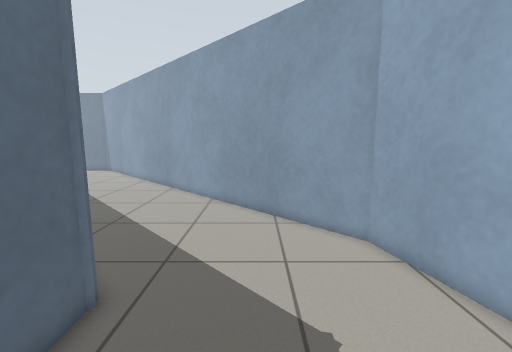
[1] (above)

15 first-person views from a walk through a robot-simulator world made for Gazebo. The camera is 1 m above the floor, tilts 8° down and sees 90° across. The floor is counted in squares, 0.25 m on a side. Each view is taken from the middle of a square. On the plan, view 1 faces up. The plan holds only what a view shows up to about 20 squares ahead; the rest is blank. The place goes on beyond the plan.

[2]
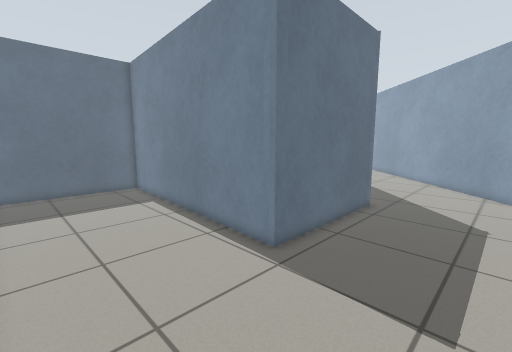

[3]
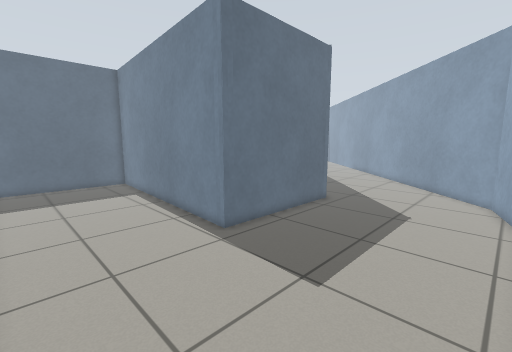

[4]
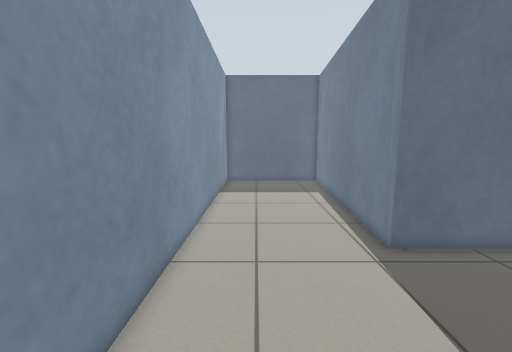

[5]
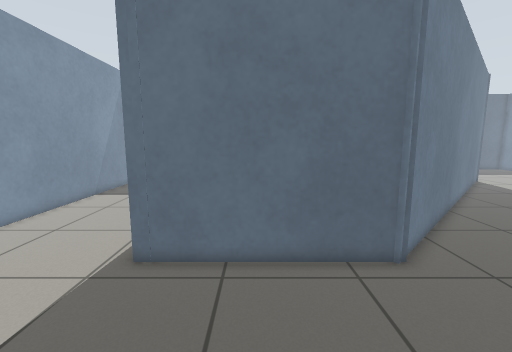

[6]
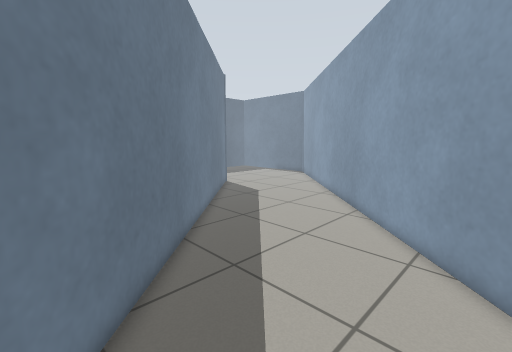

[7]
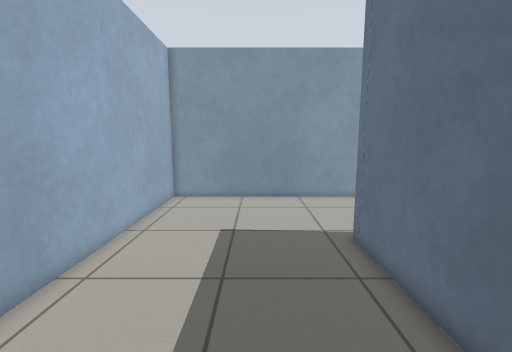

[8]
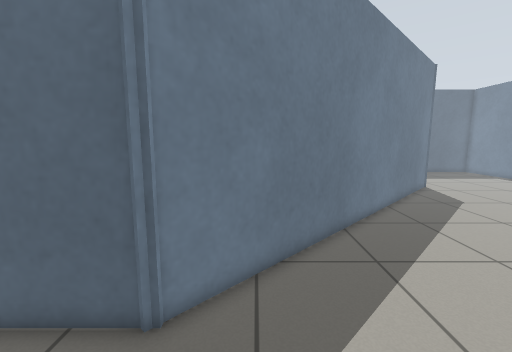

[9]
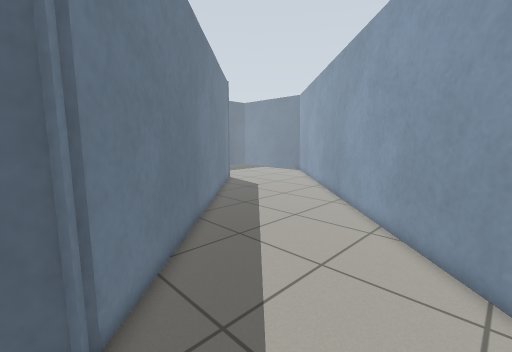

[10]
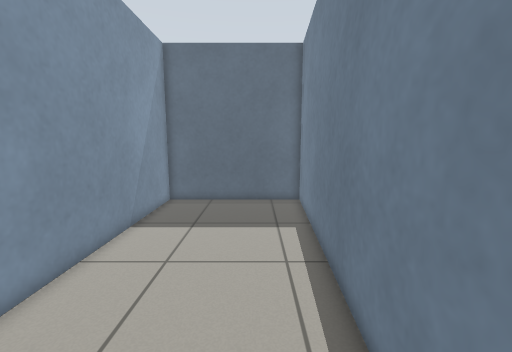

[11]
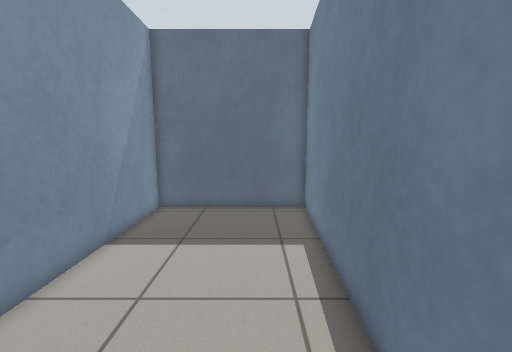

[12]
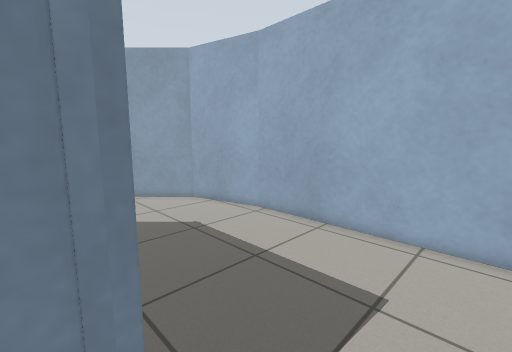

[13]
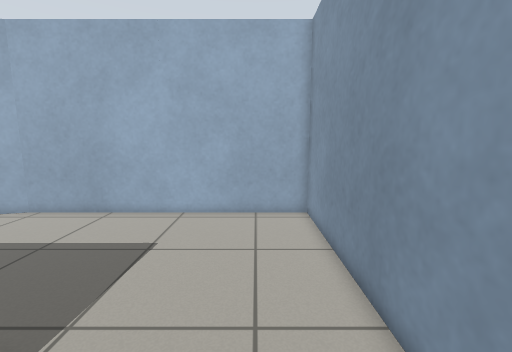

[14]
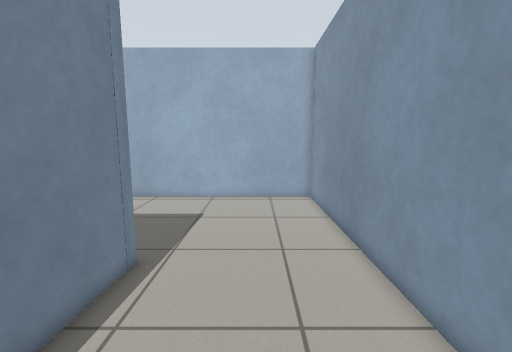

[15]
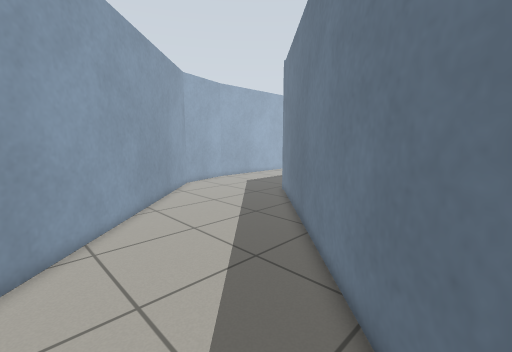

### Floor plan
Points are (right, up) in squares from view 1. A wall is a line through its corners. A room is listed if a view was taken in it or the views show most of it. See-through windows are left out.
Room 1 (views 1, 2, 3, 4, 5, 6, 7, 8, 9, 10, 11, 12, 13, 14, 15)
walls: (-4, 6) (-4, -3.1) (-20, -2.1) (-20, -10.8) (5.8, -10.8) (5.8, 4.6); (5.9, 4.5) (4.5, 9.7) (-8.2, 22.5); (-19.5, 21.3) (-3.8, 5.6)

Positions as (right, up) in squares from view 1, and headings:
1: (0, 0), facing up
2: (2, -10), facing up-left
3: (5, -10), facing up-left
4: (5, -8), facing left
5: (4, 1), facing left
6: (-1, 7), facing up-left
7: (0, 7), facing down
8: (1, 8), facing left
9: (1, 5), facing up-left
10: (-3, -5), facing left
11: (-5, -5), facing left
12: (-5, -6), facing up-right
13: (-8, -8), facing right
14: (-12, -7), facing right
15: (-17, 22), facing down-right
